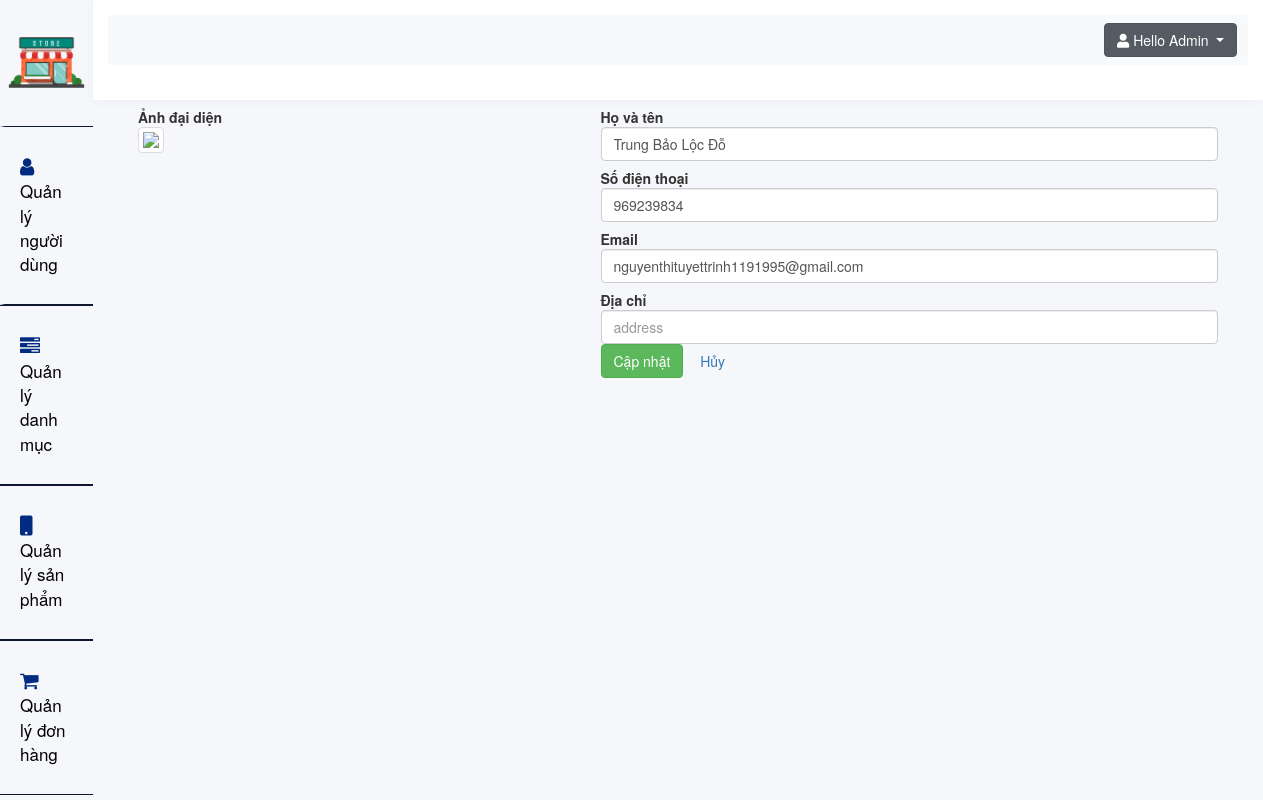
The app's page /admin/user-update.php?id=17 with its own data.
### tables this page shows
CREATE TABLE `users` (
  `id` int(11) NOT NULL,
  `username` varchar(55) NOT NULL,
  `password` varchar(55) NOT NULL,
  `fullname` varchar(100) NOT NULL,
  `avatar` varchar(255) NOT NULL,
  `address` varchar(255) NOT NULL,
  `phone` varchar(15) NOT NULL,
  `email` varchar(255) NOT NULL,
  `group` tinyint(1) NOT NULL,
  `status` tinyint(1) NOT NULL
);

### admin/user-update.php (the view, shortened to what this page needs)
 <?php
$id = null;
if ( !empty($_GET['id'])) {
	$id = $_REQUEST['id'];
}
if ($_SERVER["REQUEST_METHOD"] == "POST") {
	$fullname = $_POST['fullname'];
	$phone = $_POST['phone'];
	$email = $_POST['email'];
	$address = $_POST['address'];
	$conn = Database::connect();
	$sql = "UPDATE users SET `fullname`='$fullname', `phone`='$phone', `email`='$email', `address`='$address' WHERE id=$id";
	$conn->query($sql);
	Database::disconnect();
	header("Location: index.php");
} else {
	$conn = Database::connect();
   	$sql = "SELECT * FROM users WHERE id = $id";
	$results = mysqli_query($conn, $sql);
	if ($results->num_rows > 0) {
		$data = $results->fetch_array();
	}
}
?>
<?php  include_once'blocks/s.php'?>
<?php include_once'blocks/h.php' ?>
	            <div class="information">
	                <div class="info container">
                        <div class="span10 offset1">
							<form class="form-horizontal" action="user-update.php?id=<?php echo $data['id']?>" method="post">
								<div class="col-md-5">
									<div class="control-group">
										<label class="control-label">Ảnh đại diện</label>
										<div class="controls">
											<?php echo '<img class="img-thumbnail" src="../'. $data['avatar'] . '"/>'; ?>
										</div>
									</div>
								</div>
								<div class="col-md-7">
									<div class="control-group">
									<label class="control-label">Họ và tên</label>
									<div class="controls">
										<input name="fullname" type="text" class="form-control" placeholder="Name" value="<?php echo $data['fullname'];?>">
									</div>
								</div>
								<div class="control-group">
									<label class="control-label">Số điện thoại</label>
									<div class="controls">
										<input name="phone" type="number" class="form-control" placeholder="Mobile Number" value="<?php echo $data['phone'];?>">
									</div>
								</div>
								<div class="control-group">
									<label class="control-label">Email</label>
									<div class="controls">
										<input name="email" type="text" class="form-control" placeholder="Email" value="<?php echo $data['email'];?>">
									</div>
								</div>
								<div class="control-group">
									<label class="control-label">Địa chỉ</label>
									<div class="controls">
										<input name="address" type="text" class="form-control" placeholder="address" value="<?php echo $data['address'];?>">
									</div>
								</div>
								<div class="form-actions">
									<button type="submit" class="btn btn-success">Cập nhật</button>
									<a class="btn" href="index.php">Hủy</a>
								</div>
								</div>
							</form>
						</div>
                    </div>
                </div>
            </div>
        </div>
    </div>
</body>
</html>

### admin/blocks/s.php (style rules this page uses)
a:focus,a:hover,a { outline:none; text-decoration: none; }
.home { background: #f6f7fa; }

### records on screen
users: fullname "Trung Bảo Lộc Đỗ", phone "969239834", email "nguyenthituyettrinh1191995@gmail.com"
